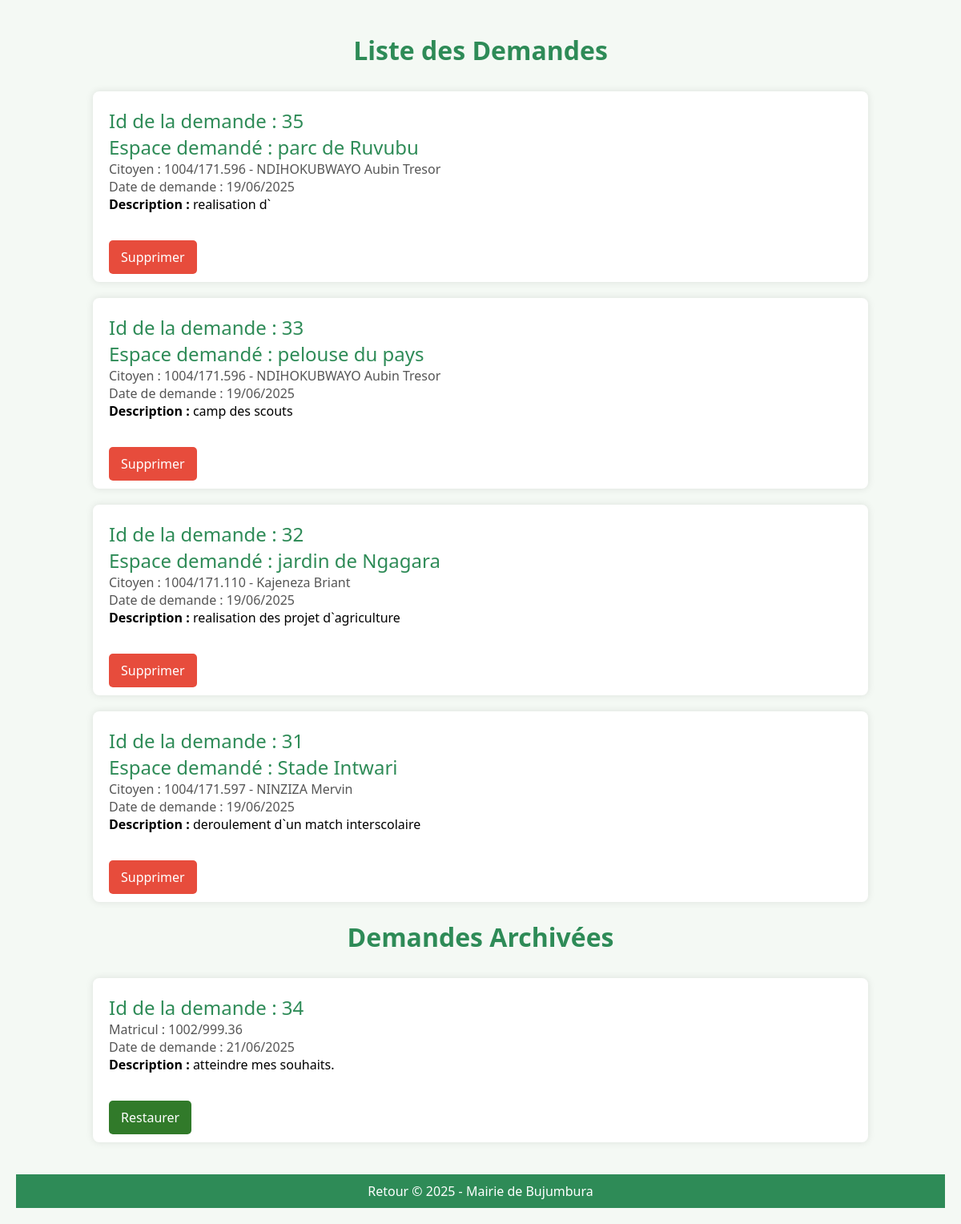
Screenshot of /Archive_Demande.php with the database file from the repository.
### tables this page shows
CREATE TABLE IF NOT EXISTS `demande_utilisation` (
  `Id_Demande` int NOT NULL AUTO_INCREMENT,
  `Date_Demande` timestamp NULL DEFAULT CURRENT_TIMESTAMP,
  `Id_Espace` int DEFAULT NULL,
  `Matricul` varchar(20) DEFAULT NULL,
  `Description` varchar(100) DEFAULT NULL,
  PRIMARY KEY (`Id_Demande`),
  KEY `Id_Espace` (`Id_Espace`),
  KEY `Matricul` (`Matricul`)
);

CREATE TABLE IF NOT EXISTS `espaces_verts` (
  `Id_Espace` int NOT NULL AUTO_INCREMENT,
  `Nom` varchar(100) DEFAULT NULL,
  `Localisation` varchar(150) DEFAULT NULL,
  `Superficie` decimal(10,2) DEFAULT NULL,
  `Type_espace` varchar(50) NOT NULL,
  `disponibilite` varchar(255) NOT NULL,
  `description` varchar(255) NOT NULL,
  PRIMARY KEY (`Id_Espace`)
);

CREATE TABLE IF NOT EXISTS `citoyen` (
  `Matricul` varchar(20) NOT NULL,
  `Nom` varchar(50) DEFAULT NULL,
  `Prenom` varchar(50) DEFAULT NULL,
  `Email` varchar(100) DEFAULT NULL,
  `Telephone` varchar(20) DEFAULT NULL,
  `Adresse` varchar(100) DEFAULT NULL,
  `MotDePasse` varchar(255) DEFAULT NULL,
  `DateNaissance` date DEFAULT NULL,
  PRIMARY KEY (`Matricul`)
);

CREATE TABLE IF NOT EXISTS `archivedemande_utilisation` (
  `Id_Demande` int NOT NULL,
  `Date_Demande` date NOT NULL,
  `Id_Espace` int NOT NULL,
  `Matricul` varchar(20) NOT NULL,
  `Description` varchar(50) NOT NULL
);

### Archive_Demande.php (the view, shortened to what this page needs)
<?php
$bdd = new PDO('mysql:host=localhost;dbname=gestion_espaces_verts', 'root', '');
?>
<!DOCTYPE html>
<html lang="en">
<head>
</head>
<body>
<h1>Liste des Demandes </h1>
<?php
$AffichageEspaces = $bdd->query('
    SELECT demande_utilisation.Id_Demande, espaces_verts.Nom AS EspaceNom,
           demande_utilisation.Matricul, demande_utilisation.Date_Demande,
           demande_utilisation.Description, citoyen.Nom AS CitoyenNom,
           citoyen.Prenom AS CitoyenPrenom
    FROM demande_utilisation
    INNER JOIN espaces_verts ON espaces_verts.Id_Espace = demande_utilisation.Id_Espace
    INNER JOIN citoyen ON citoyen.Matricul = demande_utilisation.Matricul
    ORDER BY Id_Demande DESC
');
while ($affichageData = $AffichageEspaces->fetch()) {
?>
<div class="card">
    <div class="event-title">Id de la demande : <?php echo $affichageData["Id_Demande"]; ?></div>
    <div class="event-title">Espace demandé : <?php echo $affichageData["EspaceNom"]; ?></div>
    <div class="event-date">Citoyen : <?php echo $affichageData["Matricul"] . " - " . $affichageData["CitoyenNom"] . " " . $affichageData["CitoyenPrenom"]; ?></div>
    <div class="event-date">Date de demande : <?php echo date('d/m/Y', strtotime($affichageData["Date_Demande"])); ?></div>
    <div><strong>Description :</strong> <?php echo $affichageData["Description"]; ?></div><br><br>
    <a class="delete-button" href="AffichDem.php?FUTA=<?php echo $affichageData["Id_Demande"]; ?>">Supprimer</a>
</div>
<?php
}
?>
<h1>Demandes Archivées</h1>
<?php
$AffichageArchives = $bdd->query('
    SELECT * FROM archivedemande_utilisation
');
while ($archiveData = $AffichageArchives->fetch()) {
?>
<div class="card">
    <div class="event-title">Id de la demande : <?php echo $archiveData["Id_Demande"]; ?></div>
    <div class="event-date">Matricul : <?php echo $archiveData["Matricul"]; ?></div>
    <div class="event-date">Date de demande : <?php echo date('d/m/Y', strtotime($archiveData["Date_Demande"])); ?></div>
    <div><strong>Description :</strong> <?php echo $archiveData["Description"]; ?></div><br><br>
    <a class="delete-buttona" href="Archive_Demande.php?RESTORE=<?php echo $archiveData["Id_Demande"]; ?>">Restaurer</a>
</div>
<?php
}
?>
<footer>
    <a href="Corbeille.php">Retour</a>
    &copy; 2025 - Mairie de Bujumbura
</footer>
</body>
</html>

### Archive_Demande.php (style rules this page uses)
body { font-family: 'Segoe UI', sans-serif; background-color: #f4f9f4; margin: 0; padding: 20px; }
h1 { text-align: center; color: #2e8b57; margin-bottom: 30px; }
.card { background-color: white; border-radius: 8px; box-shadow: 0 0 10px rgba(0, 0, 0, 0.1); margin: 20px auto; padding: 20px; width: 80%; }
.event-title { font-size: 1.5em; color: #2e8b57; }
.event-date { font-size: 1em; color: #555; }
footer { text-align: center; background-color: #2e8b57; color: white; padding: 10px; margin-top: 40px; }
a { color: white; text-decoration: none; }
.delete-button { background-color: #e74c3c; color: white; border: none; padding: 10px 15px; border-radius: 5px; text-decoration: none; transition: background 0.3s; }
.delete-buttona { background-color:rgb(49, 122, 42); color: white; border: none; padding: 10px 15px; border-radius: 5px; text-decoration: none; transition: background 0.3s; }

### rows the page displays
demande_utilisation: Id_Demande "35", espaces_verts.Nom "parc de Ruvubu", Matricul "1004/171.596", citoyen.Nom "NDIHOKUBWAYO", citoyen.Prenom "Aubin Tresor", Date_Demande "19/06/2025", Description "realisation d`"
demande_utilisation: Id_Demande "33", espaces_verts.Nom "pelouse du pays", Matricul "1004/171.596", citoyen.Nom "NDIHOKUBWAYO", citoyen.Prenom "Aubin Tresor", Date_Demande "19/06/2025", Description "camp des scouts"
demande_utilisation: Id_Demande "32", espaces_verts.Nom "jardin de Ngagara", Matricul "1004/171.110", citoyen.Nom "Kajeneza", citoyen.Prenom "Briant", Date_Demande "19/06/2025", Description "realisation des projet d`agriculture"
demande_utilisation: Id_Demande "31", espaces_verts.Nom "Stade Intwari", Matricul "1004/171.597", citoyen.Nom "NINZIZA", citoyen.Prenom "Mervin", Date_Demande "19/06/2025", Description "deroulement d`un match interscolaire"
archivedemande_utilisation: Id_Demande "34", Matricul "1002/999.36", Date_Demande "21/06/2025", Description "atteindre mes souhaits."
